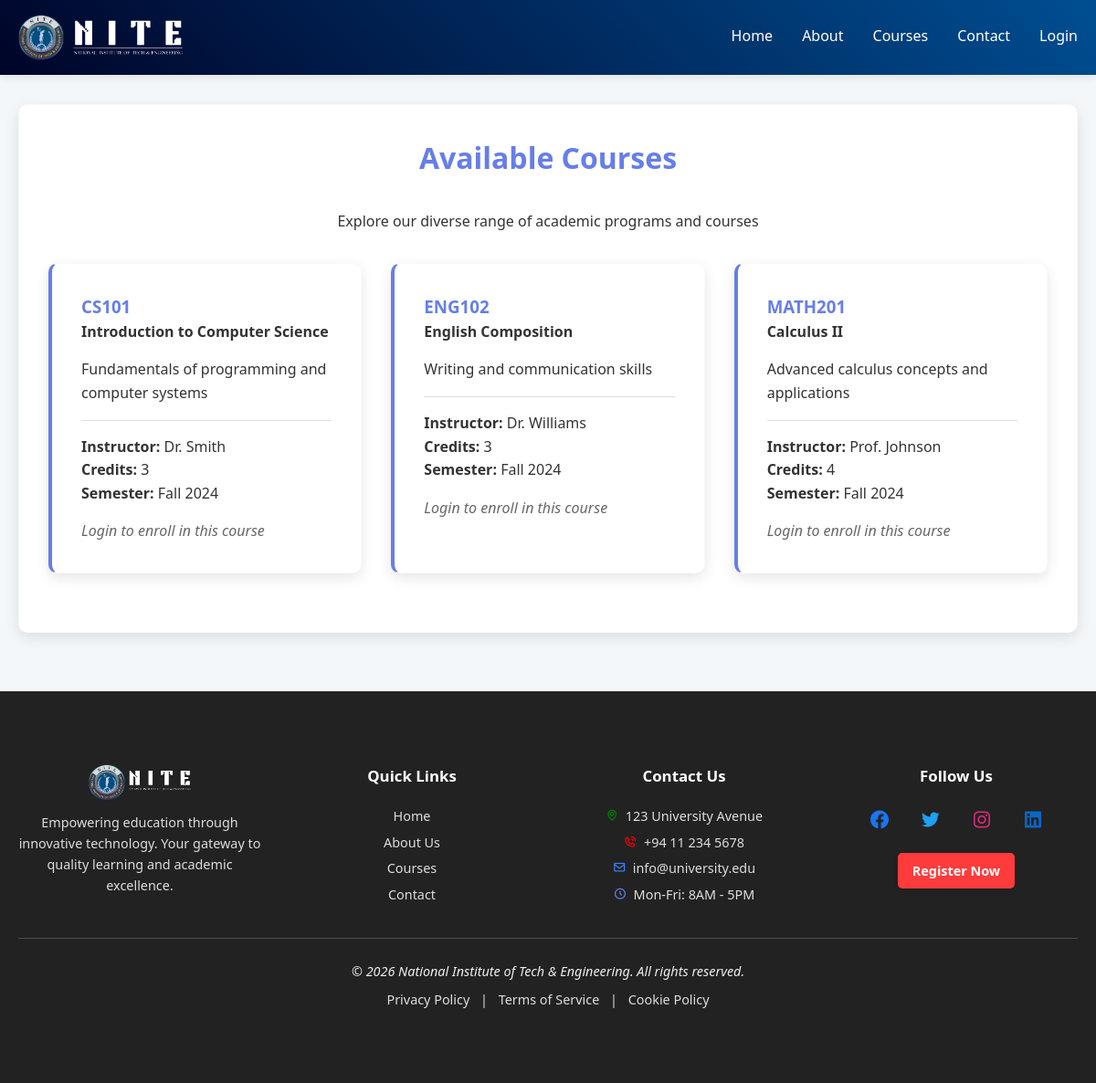
/courses.php, run on the app's committed database.
### tables this page shows
CREATE TABLE courses (
    id INT AUTO_INCREMENT PRIMARY KEY,
    course_code VARCHAR(20) UNIQUE NOT NULL,
    course_name VARCHAR(100) NOT NULL,
    description TEXT,
    instructor_name VARCHAR(100),
    credits INT DEFAULT 3,
    semester VARCHAR(20),
    status ENUM('active', 'inactive') DEFAULT 'active',
    created_at TIMESTAMP DEFAULT CURRENT_TIMESTAMP
);

### config.php (called while the page is built, shortened)
<?php
function isLoggedIn() {
    return isset($_SESSION['user_id']);
}
?>

### courses.php (the view, shortened to what this page needs)
<?php include 'config.php'; ?>
<!DOCTYPE html>
<html lang="en">
<head>
    <link rel="stylesheet" href="style.css">
    <link href='https://unpkg.com/boxicons@2.1.4/css/boxicons.min.css' rel='stylesheet'>
</head>
<body>
    <nav class="navbar">
        <div class="nav-container">
           <a href="index.php" class="logo" style="text-decoration:none; color:white;">
            <div style="display:flex; align-items:center; gap:10px;">
                <img src="uploads/Logo.png" alt="Logo" style="height:50px;">
                <img src="uploads/new-logo.png" alt="NITE Logo" style="height:40px; width:120px;">
            </div>
        </a>
            <ul class="nav-links">
                <li><a href="index.php">Home</a></li>
                <li><a href="about.php">About</a></li>
                <li><a href="courses.php">Courses</a></li>
                <li><a href="contact.php">Contact</a></li>
                <?php if(isLoggedIn()): ?>
                    <li><a href="<?php echo isAdmin() ? 'admin/dashboard.php' : 'student/dashboard.php'; ?>">Dashboard</a></li>
                    <li><a href="logout.php">Logout</a></li>
                <?php else: ?>
                    <li><a href="login.php">Login</a></li>
                <?php endif; ?>
            </ul>
        </div>
    </nav>
    <div class="container">
        <div class="card">
            <h1 style="color: #667eea; text-align: center; margin-bottom: 2rem;">Available Courses</h1>
            <p style="text-align: center; margin-bottom: 2rem;">Explore our diverse range of academic programs and courses</p>
            <?php
            $query = "SELECT * FROM courses WHERE status = 'active' ORDER BY course_code";
            $result = mysqli_query($conn, $query);
            if(mysqli_num_rows($result) > 0):
            ?>
                <div class="cards-grid">
                    <?php while($course = mysqli_fetch_assoc($result)): ?>
                        <div class="card" style="border-left: 4px solid #667eea;">
                            <h3 style="color: #667eea;"><?php echo htmlspecialchars($course['course_code']); ?></h3>
                            <h4><?php echo htmlspecialchars($course['course_name']); ?></h4>
                            <p style="margin-top: 1rem;"><?php echo htmlspecialchars($course['description']); ?></p>
                            <div style="margin-top: 1rem; padding-top: 1rem; border-top: 1px solid #ddd;">
                                <p><strong>Instructor:</strong> <?php echo htmlspecialchars($course['instructor_name']); ?></p>
                                <p><strong>Credits:</strong> <?php echo $course['credits']; ?></p>
                                <p><strong>Semester:</strong> <?php echo htmlspecialchars($course['semester']); ?></p>
                            </div>
                            <?php if(isLoggedIn() && isStudent()): ?>
                                <?php
                                $student_id = $_SESSION['user_id'];
                                $course_id = $course['id'];
                                $enrolled_query = "SELECT * FROM enrollments WHERE student_id = $student_id AND course_id = $course_id AND status = 'active'";
                                $enrolled_result = mysqli_query($conn, $enrolled_query);
                                $is_enrolled = mysqli_num_rows($enrolled_result) > 0;
                                ?>
                                <div style="margin-top: 1rem;">
                                    <?php if($is_enrolled): ?>
                                        <button class="btn btn-success" disabled>✓ Enrolled</button>
                                    <?php else: ?>
                                        <a href="student/enroll.php?course_id=<?php echo $course['id']; ?>" class="btn btn-primary">Enroll Now</a>
                                    <?php endif; ?>
                                </div>
                            <?php elseif(!isLoggedIn()): ?>
                                <p style="margin-top: 1rem; color: #666;"><em>Login to enroll in this course</em></p>
                            <?php endif; ?>
                        </div>
                    <?php endwhile; ?>
                </div>
            <?php else: ?>
                <div class="alert alert-info">
                    <p>No courses are currently available. Please check back later.</p>
                </div>
            <?php endif; ?>
        </div>
    </div>
    <?php include 'footer.php'; ?>
</body>
</html>

### footer.php (shortened to what this page needs)
 <link href="https://unpkg.com/boxicons@2.1.4/css/boxicons.min.css" rel="stylesheet">
<footer class="footer">
    <div class="container" style="max-width: 1200px; margin: 0 auto; padding: 2rem 20px;">
        <div style="display: grid; grid-template-columns: repeat(auto-fit, minmax(250px, 1fr)); gap: 2rem; margin-bottom: 2rem;">
            <div>
                <a href="index.php" class="logo" style="text-decoration:none; color:white;">
                <img src="/university_lms/uploads/Logo2.png" alt="Logo" style="height:40px;"></a>
                <p style="line-height: 1.6; color: #ddd;">
                    Empowering education through innovative technology.
                    Your gateway to quality learning and academic excellence.
                </p>
            </div>
            <div>
                <h3 style="color: white; margin-bottom: 1rem;">Quick Links</h3>
                <ul style="list-style: none; padding: 0; line-height: 2;">
                    <li><a href="<?php echo isset($root_path) ? $root_path : ''; ?>index.php" style="color: #ddd; text-decoration: none;" onmouseover="this.style.color='#3b82f6'" onmouseout="this.style.color='#ddd'">Home</a></li>
                    <li><a href="<?php echo isset($root_path) ? $root_path : ''; ?>about.php" style="color: #ddd; text-decoration: none;" onmouseover="this.style.color='#3b82f6'" onmouseout="this.style.color='#ddd'">About Us</a></li>
                    <li><a href="<?php echo isset($root_path) ? $root_path : ''; ?>courses.php" style="color: #ddd; text-decoration: none;" onmouseover="this.style.color='#3b82f6'" onmouseout="this.style.color='#ddd'">Courses</a></li>
                    <li><a href="<?php echo isset($root_path) ? $root_path : ''; ?>contact.php" style="color: #ddd; text-decoration: none;" onmouseover="this.style.color='#3b82f6'" onmouseout="this.style.color='#ddd'">Contact</a></li>
                </ul>
            </div>
            <div>
                <h3 style="color: white; margin-bottom: 1rem;">Contact Us</h3>
                <ul style="list-style: none; padding: 0; line-height: 2; color: #ddd;">
                    <li><i class='bx bx-map' style="color:green;"></i>&nbsp; 123 University Avenue</li>
                    <li><i class='bx bx-phone-call' style="color:red;"></i>&nbsp; +94 11 234 5678</li>
                    <li><i class='bx bx-envelope' style="color:#3b82f6;"></i>&nbsp;  info@university.edu</li>
                    <li><i class='bx bx-time-five' style="color:#667eea;"></i>&nbsp; Mon-Fri: 8AM - 5PM</li>
                </ul>
            </div>
            <div>
                <h3 style="color: white; margin-bottom: 1rem;">Follow Us</h3>
                <div style="display: flex; gap: 2rem; margin-bottom: 1rem; justify-content: center; align-items: center;">
                    <a href="#" style="color: white; font-size: 1.5rem; text-decoration: none;" title="Facebook"><i class='bx bxl-facebook-circle' style="color:#1877F2;"></i></a>
                    <a href="#" style="color: white; font-size: 1.5rem; text-decoration: none;" title="Twitter"><i class='bx bxl-twitter'style="color:#1DA1F2;"></i></a>
                    <a href="#" style="color: white; font-size: 1.5rem; text-decoration: none;" title="Instagram"><i class='bx bxl-instagram'style="color:#DD2A7B;"></i></a>
                    <a href="#" style="color: white; font-size: 1.5rem; text-decoration: none;" title="LinkedIn"><i class='bx bxl-linkedin-square'style="color:#0A66C2;"></i></a>
                </div>
                <?php if(!isset($_SESSION['user_id'])): ?>
                <div style="margin-top: 1rem;">
                    <a href="<?php echo isset($root_path) ? $root_path : ''; ?>register.php" class="btn" style="background: #FF3B3B; color: white; padding: 0.5rem 1rem; display: inline-block; text-decoration: none; border-radius: 5px;">Register Now</a>
                </div>
                <?php endif; ?>
            </div>
        </div>
        <div style="border-top: 1px solid rgba(255,255,255,0.2); padding-top: 1.5rem; text-align: center;">
            <p style="margin-bottom: 0.5rem;">&copy; <i><?php echo date('Y'); ?> National Institute of Tech & Engineering. All rights reserved.</i></p>
            <p style="font-size: 0.9rem; color: #ddd;">
                <a href="/university_lms/privacy-policy-page.php" style="color: #ddd; text-decoration: none; margin: 0 0.5rem;" onmouseover="this.style.color='#3b82f6'" onmouseout="this.style.color='#ddd'">Privacy Policy</a> |
                <a href="/university_lms/terms-of-service-final.php" style="color: #ddd; text-decoration: none; margin: 0 0.5rem;" onmouseover="this.style.color='#3b82f6'" onmouseout="this.style.color='#ddd'">Terms of Service</a> |
                <a href="/university_lms/cookie-policy-page.php" style="color: #ddd; text-decoration: none; margin: 0 0.5rem;" onmouseover="this.style.color='#3b82f6'" onmouseout="this.style.color='#ddd'">Cookie Policy</a>
            </p>
        </div>
    </div>
</footer>

### style.css (style rules this page uses)
:root { --primary: #667eea; --primary-dark: #5a6fd6; --secondary: #004e92; --dark-bg: #000428; --success: #28a745; --danger: #dc3545; --warning: #ffc107; --text-main: #333; --text-light: #666; --bg-body: #f4f7f9; --white: #ffffff; --shadow-sm: 0 2px 10px rgba(0,0,0,0.1); --shadow-md: 0 5px 15px rgba(0,0,0,0.1); --shadow-hover: 0 8px 20px rgba(0,0,0,0.15); --transition: all 0.3s ease; }
* { margin: 0; padding: 0; box-sizing: border-box; }
html { scroll-behavior: smooth; }
body { font-family: 'Segoe UI', Tahoma, Geneva, Verdana, sans-serif; line-height: 1.6; color: var(--text-main); background: var(--bg-body); -webkit-font-smoothing: antialiased; }
img, video { max-width: 100%; height: auto; }
.navbar { background: linear-gradient(45deg, var(--dark-bg), var(--secondary)); color: var(--white); padding: 1rem 0; box-shadow: var(--shadow-sm); position: sticky; top: 0; z-index: 1000; }
.nav-container { max-width: 1200px; margin: 0 auto; display: flex; justify-content: space-between; align-items: center; padding: 0 20px; flex-wrap: wrap; }
.logo { font-size: 1.8rem; font-weight: bold; text-decoration: none; color: var(--white); letter-spacing: -0.5px; }
.nav-links { display: flex; list-style: none; gap: 2rem; }
.nav-links a { color: var(--white); text-decoration: none; transition: var(--transition); font-weight: 500; padding: 0.5rem 0; position: relative; }
.nav-links a::after { content: ''; display: block; width: 0; height: 2px; background: var(--white); transition: width 0.3s; }
.container { max-width: 1200px; margin: 2rem auto; padding: 0 20px; }
.btn { display: inline-block; padding: 0.8rem 2rem; background: var(--white); color: var(--text-main); text-decoration: none; border-radius: 5px; transition: var(--transition); font-weight: 600; border: none; cursor: pointer; box-shadow: 0 2px 5px rgba(0,0,0,0.1); }
.card { background: var(--white); border-radius: 10px; padding: 2rem; margin-bottom: 2rem; box-shadow: var(--shadow-md); transition: var(--transition); border: 1px solid rgba(0,0,0,0.02); }
.cards-grid { display: grid; grid-template-columns: repeat(auto-fit, minmax(300px, 1fr)); gap: 2rem; margin-top: 2rem; }
.footer { background: #222; color: #eee; text-align: center; padding: 3rem 0; margin-top: 4rem; font-size: 0.9rem; }
.cards-grid .card, .cards-grid .card h3, .cards-grid .card h4, .cards-grid .card p { word-wrap: break-word; overflow-wrap: break-word; white-space: normal; }
.card { max-width: 100%; }

### data on the page
courses: course_code "CS101", course_name "Introduction to Computer Science", description "Fundamentals of programming and computer systems", instructor_name "Dr. Smith", credits "3", semester "Fall 2024"
courses: course_code "ENG102", course_name "English Composition", description "Writing and communication skills", instructor_name "Dr. Williams", credits "3", semester "Fall 2024"
courses: course_code "MATH201", course_name "Calculus II", description "Advanced calculus concepts and applications", instructor_name "Prof. Johnson", credits "4", semester "Fall 2024"
